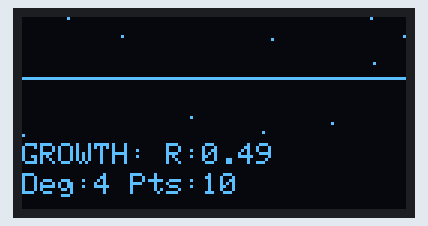
Simulated run of this sketch. Board: Arduino Uno, built with avr-gcc and run on an emulated ATmega328P. Shown: 128×64 one-colour display. Random numbers use the default seed unless the sketch sets one.

Above: at 2.31 s.
At 8.97 s:
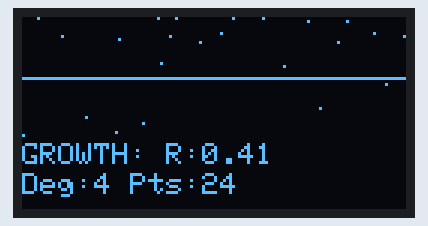
At 15.4 s:
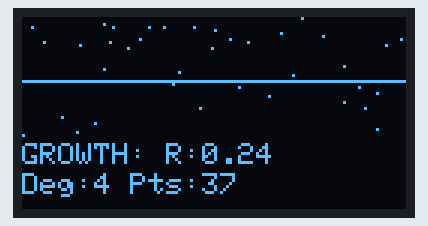
At 21.4 s:
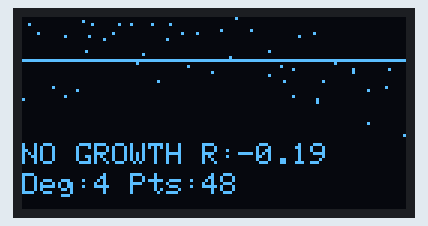
At 27.5 s:
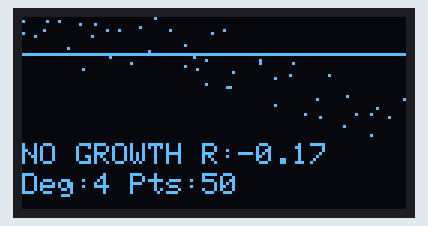
At 39.3 s:
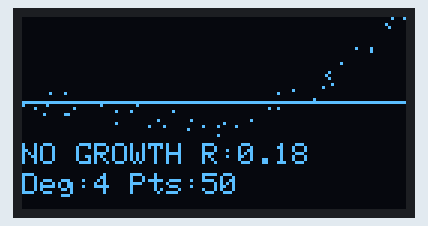

Measured:
- what the display in image 0 shows lasts 0.4 s, from 2.1 s to 2.5 s
- what the display in image 3 shows lasts 0.6 s, from 21.3 s to 21.9 s

The sketch:

refined.ino
```cpp
#include <Arduino.h>
#include <Adafruit_GFX.h>
#include <Adafruit_SSD1306.h>
#include <vector>
#include <numeric>
#include <cmath>

// Configuration constants
constexpr uint16_t SCREEN_WIDTH = 128;
constexpr uint16_t SCREEN_HEIGHT = 64;
constexpr uint8_t OLED_DC = 16;
constexpr uint8_t OLED_CS = 5;
constexpr uint8_t OLED_RESET = 17;
constexpr uint32_t OLED_BITRATE = 80000000;
constexpr uint8_t SCREEN_ADDRESS = 0x3C;
constexpr uint8_t MAX_DATASET_WINDOW = 50;

// Forward declarations
class AdvancedPolynomialFitter;
class AdvancedOLEDVisualizer;
class ExponentialGrowthDetector;

class AdvancedPolynomialFitter {
public:
    enum class RegularizationType {
        NONE,
        L1_LASSO,
        L2_RIDGE,
        ELASTIC_NET
    };

    enum class OptimizationMethod {
        GRADIENT_DESCENT,
        LEVENBERG_MARQUARDT,
        NELDER_MEAD
    };

private:
    // Optimization parameters
    static constexpr int MAX_ITERATIONS = 500;
    static constexpr double LEARNING_RATE = 1e-9;
    static constexpr float CONVERGENCE_THRESHOLD = 1e-6;
    static constexpr float L1_LAMBDA = 0.01f;
    static constexpr float L2_LAMBDA = 0.001f;

    double calculateMSE(const std::vector<float>& coeffs,
                       const std::vector<float>& x,
                       const std::vector<float>& y) const {
        double mean = 0.0;
        const size_t n = x.size();

        for (size_t i = 0; i < n; ++i) {
            float prediction = evaluatePolynomial(coeffs, x[i]);
            float error = prediction - y[i];
            double delta = (error * error - mean);
            mean += delta / (i + 1);
        }

        return mean;
    }

    float evaluatePolynomial(const std::vector<float>& coeffs, float x) const {
        float result = coeffs[0];
        float power = x;

        for (size_t i = 1; i < coeffs.size(); ++i) {
            result += coeffs[i] * power;
            power *= x;
        }

        return result;
    }

    std::vector<float> normalizeData(const std::vector<float>& data) const {
        float min_val = *std::min_element(data.begin(), data.end());
        float max_val = *std::max_element(data.begin(), data.end());
        float range = max_val - min_val;

        std::vector<float> normalized(data.size());
        std::transform(data.begin(), data.end(), normalized.begin(),
                      [min_val, range](float val) { return (val - min_val) / range; });

        return normalized;
    }

    std::vector<float> gradientDescentFit(const std::vector<float>& x,
                                         const std::vector<float>& y,
                                         size_t degree,
                                         RegularizationType regType = RegularizationType::L2_RIDGE) {
        std::vector<float> x_norm = normalizeData(x);
        std::vector<float> coeffs(degree + 1, 0.0f);
        double learning_rate = LEARNING_RATE;

        for (int iteration = 0; iteration < MAX_ITERATIONS; ++iteration) {
            std::vector<float> gradients(degree + 1, 0.0f);
            double prev_mse = calculateMSE(coeffs, x_norm, y);

            // Compute gradients
            for (size_t j = 0; j <= degree; ++j) {
                float gradient = 0.0f;
                for (size_t i = 0; i < x_norm.size(); ++i) {
                    float prediction = evaluatePolynomial(coeffs, x_norm[i]);
                    float error = prediction - y[i];
                    gradient += error * std::pow(x_norm[i], j);
                }
                gradient = (2.0f * gradient) / x_norm.size();

                // Add regularization
                switch (regType) {
                    case RegularizationType::L1_LASSO:
                        gradient += L1_LAMBDA * ((coeffs[j] > 0) ? 1.0f : -1.0f);
                        break;
                    case RegularizationType::L2_RIDGE:
                        gradient += 2.0f * L2_LAMBDA * coeffs[j];
                        break;
                    case RegularizationType::ELASTIC_NET:
                        gradient += L1_LAMBDA * ((coeffs[j] > 0) ? 1.0f : -1.0f) +
                                  2.0f * L2_LAMBDA * coeffs[j];
                        break;
                    default:
                        break;
                }
                gradients[j] = gradient;
            }

            // Update coefficients
            for (size_t j = 0; j <= degree; ++j) {
                coeffs[j] -= learning_rate * gradients[j];
            }

            // Adaptive learning rate
            double current_mse = calculateMSE(coeffs, x_norm, y);
            if (current_mse > prev_mse) {
                learning_rate *= 0.5;
            } else {
                learning_rate *= 1.05;
            }

            // Check convergence
            if (std::abs(current_mse - prev_mse) < CONVERGENCE_THRESHOLD) {
                break;
            }
        }

        return coeffs;
    }

public:
    std::vector<float> fitPolynomial(const std::vector<float>& x,
                                    const std::vector<float>& y,
                                    size_t degree,
                                    OptimizationMethod method = OptimizationMethod::GRADIENT_DESCENT) {
        return gradientDescentFit(x, y, degree);
    }

    float predict(const std::vector<float>& coeffs, float x, float& error_bound) {
        error_bound = 0.0f;
        return evaluatePolynomial(coeffs, x);
    }
};

class AdvancedOLEDVisualizer {
private:
    Adafruit_SSD1306 display;

    static float mapFloat(float x, float in_min, float in_max, float out_min, float out_max) {
        return (x - in_min) * (out_max - out_min) / (in_max - in_min) + out_min;
    }

public:
    AdvancedOLEDVisualizer() :
        display(SCREEN_WIDTH, SCREEN_HEIGHT, &SPI, OLED_DC, OLED_RESET, OLED_CS, OLED_BITRATE) {}

    bool begin() {
        if (!display.begin(SSD1306_SWITCHCAPVCC, SCREEN_ADDRESS)) {
            Serial.println(F("SSD1306 allocation failed"));
            return false;
        }
        display.clearDisplay();
        display.setTextSize(1);
        display.setTextColor(SSD1306_WHITE);
        return true;
    }

    void visualizeGrowthAnalysis(const std::vector<float>& x_data,
                                const std::vector<float>& y_data,
                                const std::vector<float>& coeffs,
                                bool growth_detected,
                                float growth_rate) {
        if (x_data.empty() || y_data.empty()) return;

        display.clearDisplay();

        // Find data ranges
        float x_min = *std::min_element(x_data.begin(), x_data.end());
        float x_max = *std::max_element(x_data.begin(), x_data.end());
        float y_min = *std::min_element(y_data.begin(), y_data.end());
        float y_max = *std::max_element(y_data.begin(), y_data.end());

        constexpr int PLOT_HEIGHT = 40;

        // Plot data points
        for (size_t i = 0; i < x_data.size(); ++i) {
            int x = mapFloat(x_data[i], x_min, x_max, 0, SCREEN_WIDTH - 1);
            int y = mapFloat(y_data[i], y_min, y_max, PLOT_HEIGHT - 1, 0);
            display.drawPixel(x, y, SSD1306_WHITE);
        }

        // Plot fitted curve
        float x_step = (x_max - x_min) / SCREEN_WIDTH;
        for (int i = 0; i < SCREEN_WIDTH; ++i) {
            float x = x_min + i * x_step;
            float y = 0;
            for (size_t j = 0; j < coeffs.size(); ++j) {
                y += coeffs[j] * std::pow(x - x_min, j);
            }
            int plot_y = mapFloat(y, y_min, y_max, PLOT_HEIGHT - 1, 0);
            if (plot_y >= 0 && plot_y < PLOT_HEIGHT) {
                display.drawPixel(i, plot_y, SSD1306_WHITE);
            }
        }

        // Display information
        display.setCursor(0, PLOT_HEIGHT + 2);
        display.print(growth_detected ? F("GROWTH:") : F("NO GROWTH"));
        display.print(F(" R:"));
        display.print(growth_rate, 2);

        display.setCursor(0, PLOT_HEIGHT + 12);
        display.print(F("Deg:"));
        display.print(coeffs.size() - 1);
        display.print(F(" Pts:"));
        display.print(x_data.size());

        display.display();
    }
};

class ExponentialGrowthDetector {
private:
    AdvancedPolynomialFitter fitter;
    AdvancedOLEDVisualizer oled;
    std::vector<float> timestamps;
    std::vector<float> values;

    static constexpr float GROWTH_THRESHOLD_MIN = 0.2f;
    static constexpr float GROWTH_THRESHOLD_MAX = 10.0f;
    static constexpr uint8_t MIN_DATA_POINTS = 10;

    float computeGrowthRate(const std::vector<float>& coeffs, float x) const {
        float current = 0;
        float next = 0;

        for (size_t i = 0; i < coeffs.size(); ++i) {
            current += coeffs[i] * std::pow(x, i);
            next += coeffs[i] * std::pow(x + 1, i);
        }

        return (next - current) / (std::abs(current) + 1e-6f);
    }

public:
    bool begin() {
        return oled.begin();
    }

    void addDataPoint(float timestamp, float value) {
        timestamps.push_back(timestamp);
        values.push_back(value);

        if (timestamps.size() > MAX_DATASET_WINDOW) {
            timestamps.erase(timestamps.begin());
            values.erase(values.begin());
        }
    }

    bool detectExponentialGrowth() {
        if (timestamps.size() < MIN_DATA_POINTS) return false;

        constexpr uint8_t POLYNOMIAL_DEGREE = 4;
        auto coeffs = fitter.fitPolynomial(timestamps, values, POLYNOMIAL_DEGREE);

        float growth_rate = computeGrowthRate(coeffs, timestamps.back() - timestamps.front());
        bool growth_detected = (growth_rate > GROWTH_THRESHOLD_MIN &&
                              growth_rate < GROWTH_THRESHOLD_MAX);

        oled.visualizeGrowthAnalysis(timestamps, values, coeffs,
                                    growth_detected, growth_rate);

        return growth_detected;
    }
};

ExponentialGrowthDetector detector;

void setup() {
    Serial.begin(115200);
    if (!detector.begin()) {
        Serial.println(F("Failed to initialize detector"));
        while (1) yield();
    }
}

void loop() {
    static float time = 0;
    float value = std::sin(0.2f * time) * std::exp(0.1f * time) +
                  random(-80, 80) / 10.0f;

    detector.addDataPoint(time, value);
    detector.detectExponentialGrowth();

    time += random(0, 100) / 100.0f;
    delay(200);
}
```

growth_rate_fix.ino
```cpp
float computeGrowthRate(const std::vector<float>& coeffs,
                        const std::vector<float>& xData,
                        float backwardTimeWindow,
                        float forwardTimeWindow) {
    if (xData.size() < 2 || coeffs.empty()) return 0.0;

    // Determine the time range for the backward window
    float latestTime = xData.back();
    float startTime = latestTime - backwardTimeWindow;

    // Find indices within the backward window
    auto startIt = std::lower_bound(xData.begin(), xData.end(), startTime);
    size_t startIndex = std::distance(xData.begin(), startIt);

    if (startIndex >= xData.size() - 1) return 0.0;

    // Calculate average growth rate over the backward time window
    float firstValue = 0.0, lastValue = 0.0;
    for (size_t j = 0; j < coeffs.size(); ++j) {
        firstValue += coeffs[j] * pow(xData[startIndex], j);
        lastValue += coeffs[j] * pow(xData.back(), j);
    }

    if (firstValue <= 0) return 0.0;  // Avoid division by zero or invalid growth rate

    float growthRate = (lastValue - firstValue) / firstValue;

    // Predict future value for the forward time window
    float futureTime = latestTime + forwardTimeWindow;
    float predictedValue = 0.0;
    for (size_t j = 0; j < coeffs.size(); ++j) {
        predictedValue += coeffs[j] * pow(futureTime, j);
    }

    Serial.print("Growth Rate: ");
    Serial.println(growthRate, 4);
    Serial.print("Predicted Value (");
    Serial.print(forwardTimeWindow);
    Serial.print(" units forward): ");
    Serial.println(predictedValue, 4);

    return growthRate;
}
```
